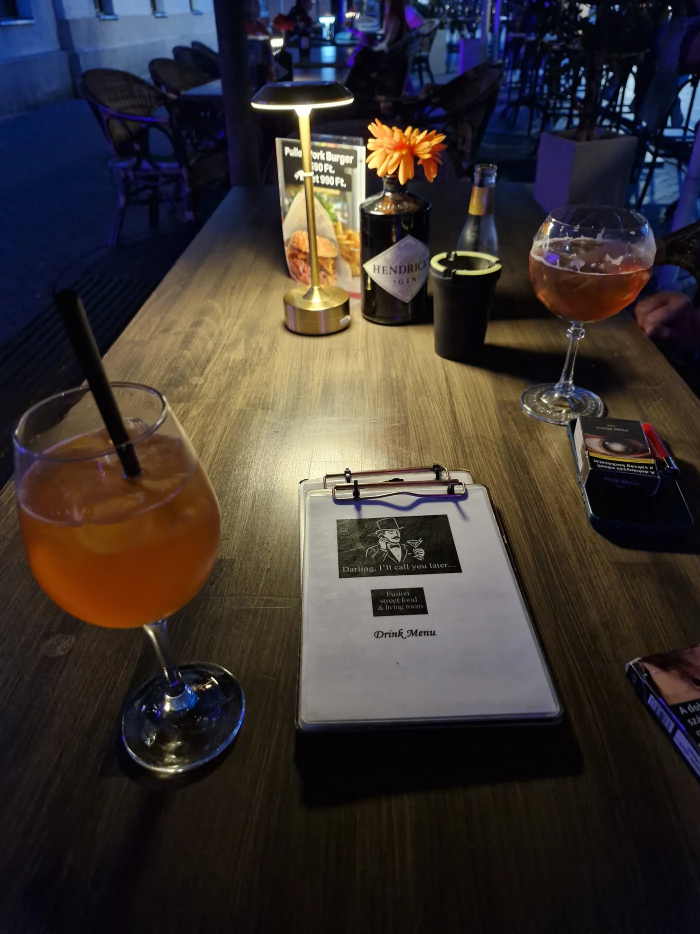
#> input picture site/img/asztal-1400.webp, 1400 x 1867 px, given in place of gm00.jpg, which was not available (shown at 1/2 size)
$ python img.py
#> lines starting #> are read from the running program, lines starting #| are printed output that depends on the picture
# Képek: forrás -> webp (800/1400/2400), egységes, enyhén meleg tónus
import sys
from PIL import Image, ImageEnhance
B='/home/user/darling/'
L={
 'hero':('gm/gm00.jpg',[800,1400,2400]),
 'bar':('gm/gm04.jpg',[800,1400,2200]),
 'terasz':('gm/gm21.jpg',[800,1400,2200]),
 'terasz2':('gm/gm18.jpg',[800,1400,2200]),
 'asztal':('gm/gm11.jpg',[800,1400]),
 'zold':('ig/ig08.jpg',[800,1400]),
 'k-mule':('gm/gm03.jpg',[600,1100]),'k-sour':('gm/gm08.jpg',[600,1100]),'k-tiki':('gm/gm13.jpg',[600,1100]),
 'k-hab':('gm/gm15.jpg',[600,1100]),'k-rozsa':('gm/gm17.jpg',[600,1100]),'k-zold':('gm/gm19.jpg',[600,1100]),
 'k-narancs':('gm/gm20.jpg',[600,1100]),'k-sour2':('gm/gm22.jpg',[600,1100]),'k-mojito':('gm/gm23.jpg',[600,1100]),'k-gin':('gm/gm24.jpg',[600,1100]),
 'sor':('gm/gm25.jpg',[600,1100]),
 'f-burger':('gm/gm35.jpg',[800,1400]),'f-burger2':('gm/gm05.jpg',[800,1400]),'f-poke':('gm/gm07.jpg',[800,1400]),
 'f-bowls':('gm/gm16.jpg',[800,1400]),'f-bowl':('gm/gm39.jpg',[800,1400]),'f-nachos':('gm/gm06.jpg',[800,1400]),
 'f-bowl3':('gm/gm34.jpg',[800,1400]),
 'w-burger':('up/darling-up-w-burger.png',[800,1400]),'w-hotdog':('up/darling-up-w-hotdog.png',[800,1400]),
 'w-wrap':('up/darling-up-w-wrap.png',[800,1400]),'w-poke':('up/darling-up-w-poke.png',[800,1400]),
 'w-strips':('up/darling-up-w-strips.png',[800,1400]),'w-rings':('up/darling-up-w-rings.png',[800,1400]),
}
for n,(src,ws) in L.items():
  im=Image.open(B+src).convert('RGB')
#> im is the input picture: PIL image 1400x1867 RGB; mean R, G, B 59.4, 52.2, 49.3
  import numpy as np
  a=np.asarray(im.convert('L'));c=np.where(a.mean(0)<235)[0];r=np.where(a.mean(1)<235)[0]
#> after `a = np.asarray(im.convert('L'))`:
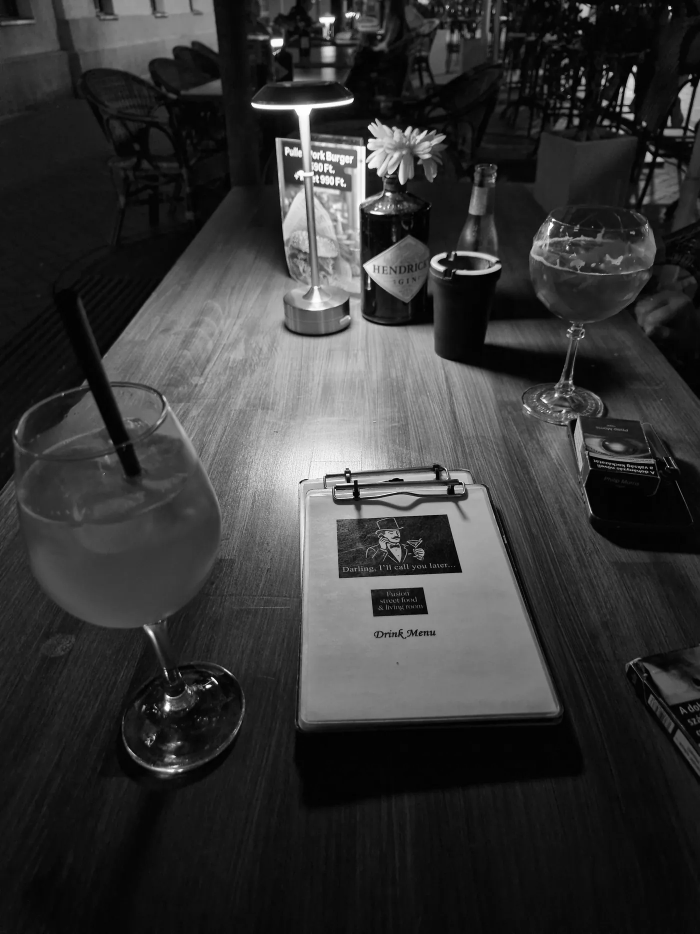
#> a: shape (1867, 1400) (shown at 1/2 size); min 0, max 255, mean 54
#> after `c = np.where(a.mean(0) < 235)[0]`: c = 1400 values from 0 to 1399
#> after `r = np.where(a.mean(1) < 235)[0]`: r = 1867 values from 0 to 1866
  if len(c) and len(r) and (c[0]>3 or r[0]>3):
    m=6;im=im.crop((c[0]+m,r[0]+m,c[-1]-m,r[-1]-m))
  for w in ws:
    if w>im.width: continue
    r=im.resize((w,round(im.height*w/im.width)),Image.LANCZOS)
    r.save(f'{B}site/img/{n}-{w}.webp',quality=80 if w<2000 else 74,method=6)
#> this loop made 3 passes
#> pass 1, `r=im.resize((w,round(im.height*w/im.width)),Image.LANCZOS)`:
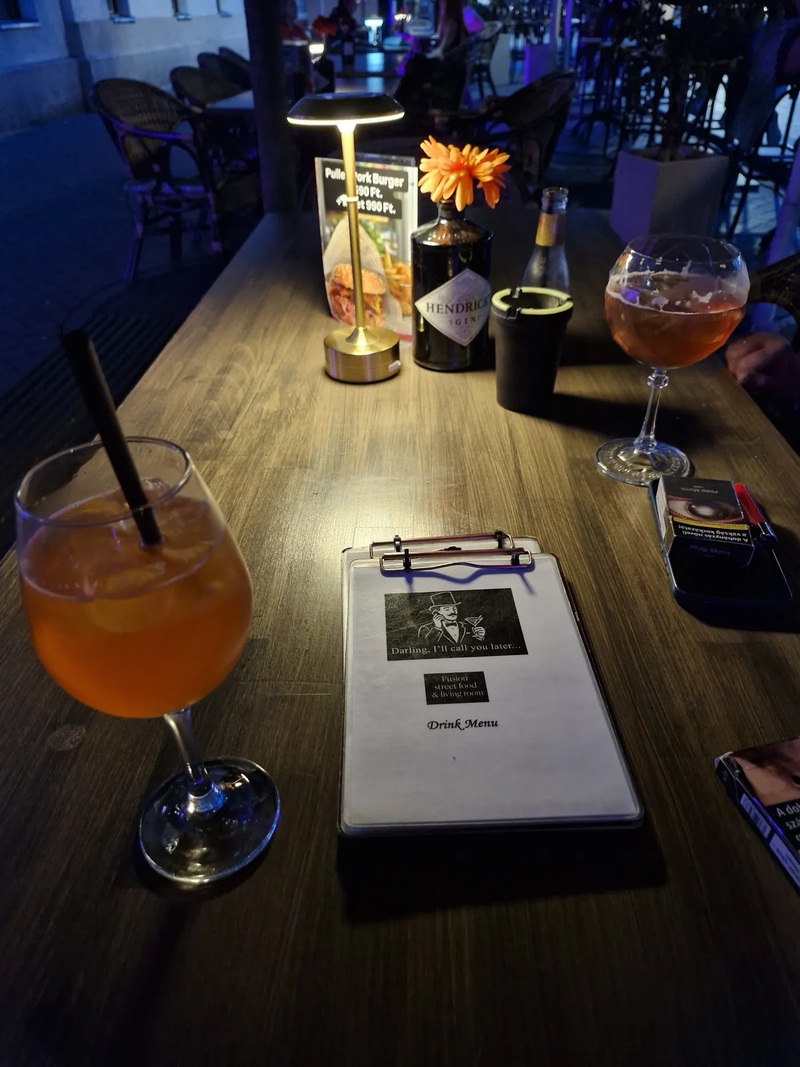
#> r: PIL image 800x1067 RGB; mean R, G, B 59.4, 52.2, 49.3
  print(n,im.size,end='; ')
#| hero (1400, 1867);
#> pass 2 of the loop `for n,(src,ws) in L.items():`:
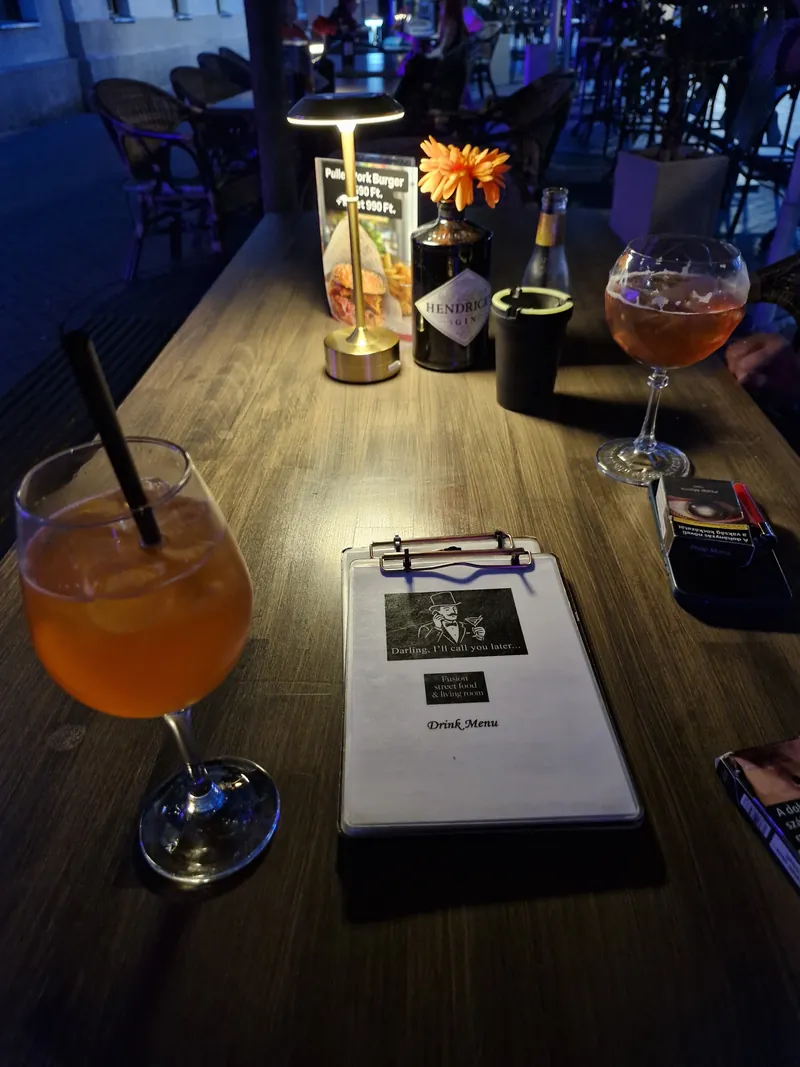
#> input picture site/img/asztal-800.webp, 800 x 1067 px, given in place of gm04.jpg, which was not available
#> im is the input picture: PIL image 800x1067 RGB; mean R, G, B 59.4, 52.2, 49.3
#> `a = np.asarray(im.convert('L'))`:
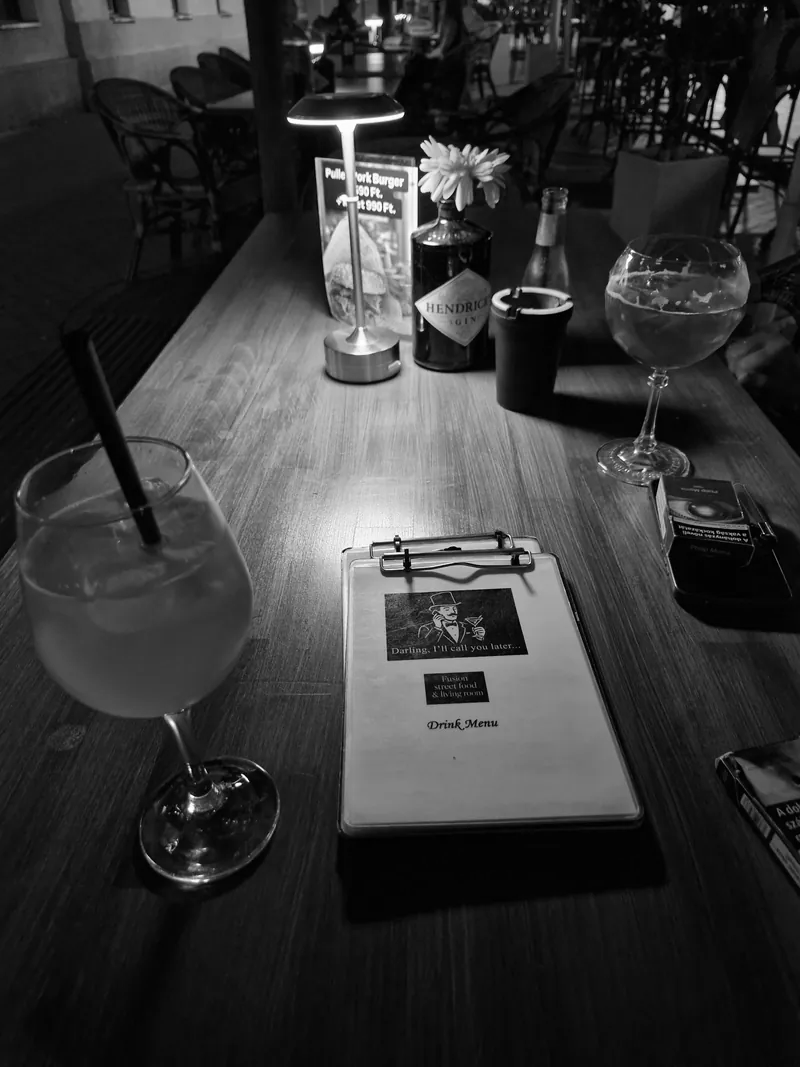
#> a: shape (1067, 800); min 0, max 255, mean 54
#> c = 800 values from 0 to 799
#> `r = np.where(a.mean(1) < 235)[0]`: r = 1067 values from 0 to 1066
#| bar (800, 1067);
#> (the run stopped early here; a loop or call above may not have finished)
